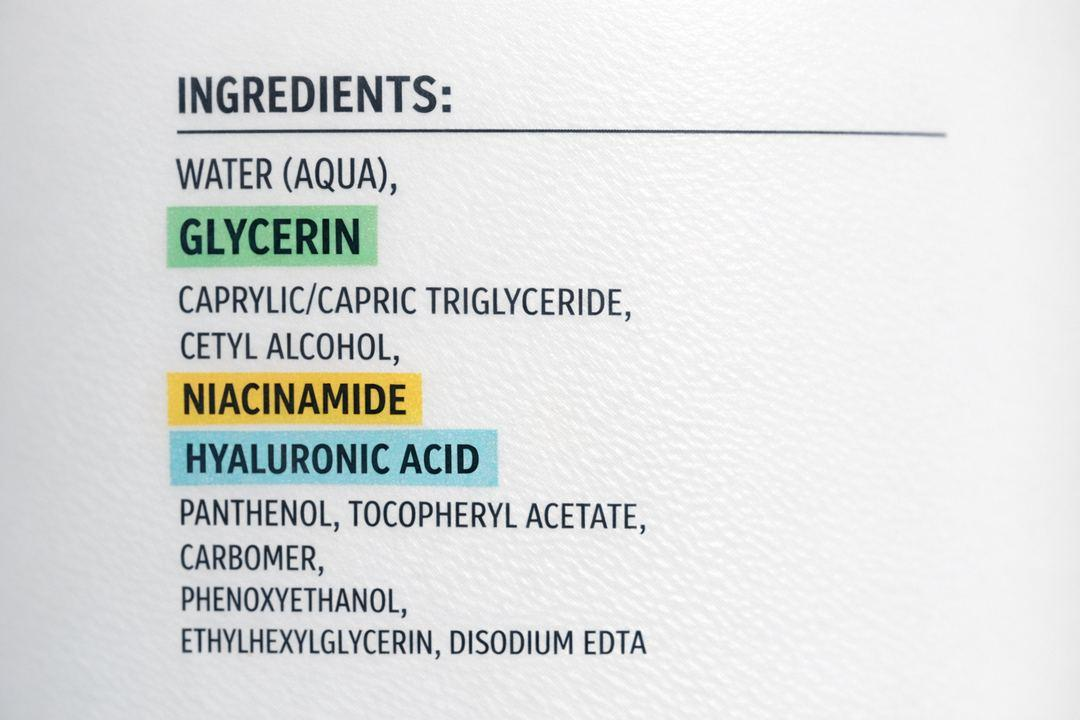
#> input picture backend/uploads/171685a82eff4660abb2a6798e082eef.jpg, 1080 x 720 px
$ python -i preprocessor.py   (imports and definitions only)
#> lines starting #> are read from the running program, lines starting #| are printed output that depends on the picture
"""
app/ocr/preprocessor.py — Image preprocessing utilities for OCR.

Provides a single high‑level function ``preprocess_image`` that
* loads an image from a path or ``UploadFile``-like object,
* corrects EXIF orientation,
* resizes the image so the longer side does not exceed ``max_dim`` (default 1500px),
* converts to greyscale, and
* applies a modest contrast enhancement.

All operations use Pillow (PIL) and return a ``PIL.Image`` ready for
``pytesseract``.

The module validates file extensions (PNG, JPEG, JPG, BMP, TIFF) and raises
a ``ValueError`` for unsupported types or images that are too large (>10 MP).
"""

from __future__ import annotations

import io
import os
from pathlib import Path
from typing import BinaryIO, Union

from PIL import Image, ExifTags, ImageOps, ImageEnhance

# Allowed image extensions – case‑insensitive
ALLOWED_EXTENSIONS = {".png", ".jpg", ".jpeg", ".bmp", ".tif", ".tiff"}

# Maximum pixel count to guard against gigantic uploads (10 MP)
MAX_PIXELS = 10_000_000


def _validate_extension(file_path: Path) -> None:
    if file_path.suffix.lower() not in ALLOWED_EXTENSIONS:
        raise ValueError(f"Unsupported image type: {file_path.suffix!r}")


def _load_image(source: Union[Path, BinaryIO]) -> Image.Image:
    """Open an image from a ``Path`` or a binary file‑like object.

    Pillow can read many formats directly; we simply defer to ``Image.open``.
    """
    if isinstance(source, Path):
        _validate_extension(source)
        img = Image.open(source)
    else:
        # ``source`` is a file‑like object (e.g. UploadFile.file)
        img = Image.open(source)
    img.load()  # Force loading – catches truncated images early
    return img


def _correct_orientation(img: Image.Image) -> Image.Image:
    """Apply EXIF orientation tag if present (common for phone photos)."""
    try:
        exif = img._getexif()
        if exif is None:
            return img
        orientation_key = next(
            k for k, v in ExifTags.TAGS.items() if v == "Orientation"
        )
        orientation = exif.get(orientation_key, 1)
        # Pillow >=9.1.0 has ImageOps.exif_transpose which does this safely.
        img = ImageOps.exif_transpose(img)
    except Exception:
        # If anything goes wrong we simply return the original image.
        pass
    return img


def _resize(img: Image.Image, max_dim: int = 1500) -> Image.Image:
    """Resize preserving aspect ratio such that the longer side <= ``max_dim``."""
    width, height = img.size
    if max(width, height) <= max_dim:
        return img
    scaling = max_dim / float(max(width, height))
    new_size = (int(width * scaling), int(height * scaling))
    return img.resize(new_size, Image.Resampling.LANCZOS)


def _to_grayscale(img: Image.Image) -> Image.Image:
    return img.convert("L")


def _enhance_contrast(img: Image.Image, factor: float = 1.5) -> Image.Image:
    enhancer = ImageEnhance.Contrast(img)
    return enhancer.enhance(factor)


def preprocess_image(
    source: Union[Path, BinaryIO], *, max_dim: int = 1500, contrast_factor: float = 1.5
) -> Image.Image:
    """Load and preprocess an image for OCR.

    Parameters
    ----------
    source:
        ``Path`` to an image file on disk or a binary file‑like object (e.g. the
        ``file`` attribute of a FastAPI ``UploadFile``).
    max_dim:
        Maximum dimension (width or height) after resizing.
    contrast_factor:
        Multiplicative factor for contrast enhancement.

    Returns
    -------
    PIL.Image.Image
        The processed image ready for ``pytesseract.image_to_string``.
    """
    img = _load_image(source)
    if img.width * img.height > MAX_PIXELS:
        raise ValueError("Image is too large for processing")
    img = _correct_orientation(img)
    img = _resize(img, max_dim=max_dim)
    img = _to_grayscale(img)
    img = _enhance_contrast(img, factor=contrast_factor)
    return img

>>> import cv2
>>> picture = cv2.imread('../../backend/uploads/171685a82eff4660abb2a6798e082eef.jpg', cv2.IMREAD_GRAYSCALE)
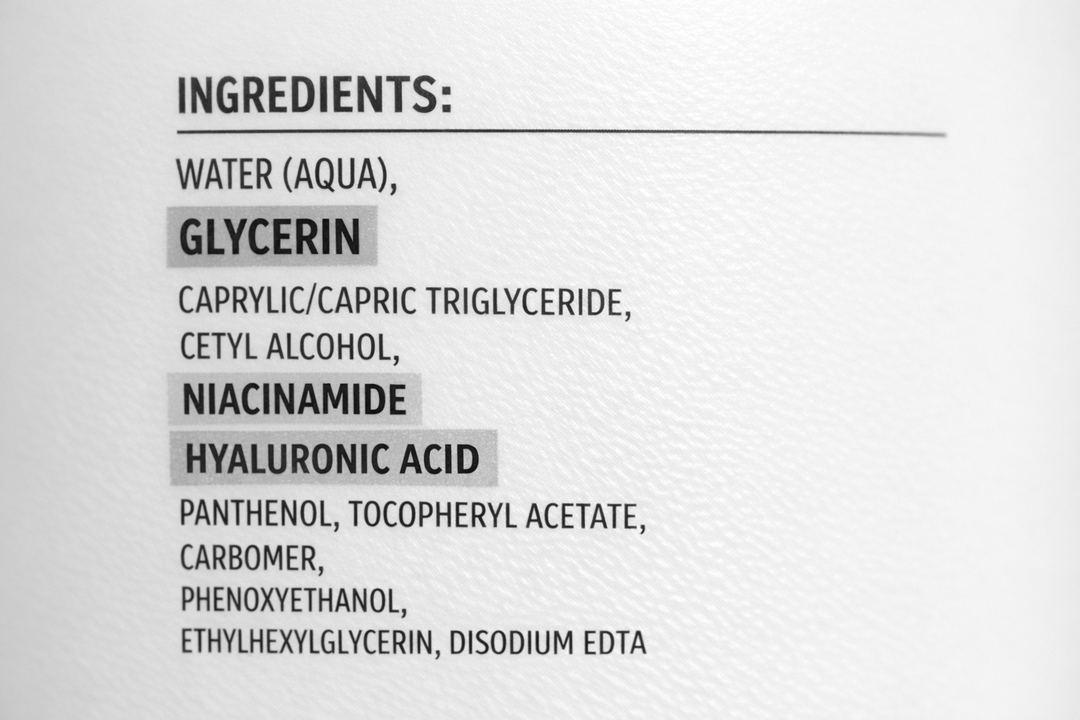
#> picture: shape (720, 1080); min 0, max 255, mean 222
>>> result = preprocess_image(picture)
#> (the run stopped early here; a loop or call above may not have finished)
